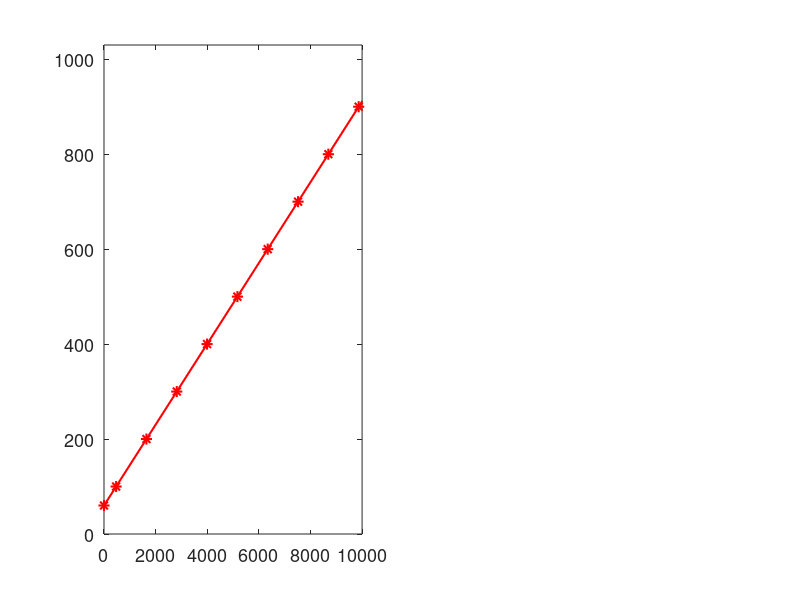

The MATLAB source for this figure: (Note: this script raises an error after producing the figure.)
%% --------battery relate to Vmax----------
clear,clc
load ./data/data_factor
% Ex=0:10000;
% Ey=max(Wmax-Wmin)*10/8*Ex;
Ey=0:100:1000;
% Ex=8/10/max(Wmax-Wmin)*Ey; %Ex: Vmax; Ey: Emax
WW = max(Wmax - Wmin);
Ex = (Ey - 30 * 2)/WW;

Ex_0 = 0;
Ey_0 = Ex_0 * WW + 60;
Ex(1) = 0;
Ey(1) = Ey_0;

figure(9)
subplot(1,2,1)
plot(Ex,Ey,'-*','color','r','MarkerSize',8,'linewidth',1.5)
hold on
axis([0 10000 0 1030])
set(gca,'FontSize',13)
ax=gca;
ax.YAxis.Exponent = 2;
ax.XAxis.Exponent = 3;
ax.XTick=[1:2:9]*1000;
xlabel('$V(V_{max})$','Interpreter','latex','FontSize',17)
ylabel('Required battery capacity (kWh)','FontSize',17)
legend({'ADMM'},'Location','northwest','FontSize',17)
set(gcf,'position',[5 300 600 400]) 
% set(gcf,'position',[5 300 600 400]) % left bottem width height
% saveas(gcf,'E:\Com\Ctex\new\pt9_E_Vmax','epsc')









% %% --------battery relate to Vmax----------
% clear,clc
% load ./data/data_factor
% % Ex=0:10000;
% % Ey=max(Wmax-Wmin)*10/8*Ex;
% Ey=0:100:1000;
% Ex=8/10/max(Wmax-Wmin)*Ey; %Ex: Vmax; Ey: Emax
% 
% figure(9)
% subplot(1,2,1)
% plot(Ex,Ey,'-*','color','r','MarkerSize',8,'linewidth',1.5)
% hold on
% axis([0 10000 0 1030])
% set(gca,'FontSize',13)
% ax=gca;
% ax.YAxis.Exponent = 2;
% ax.XAxis.Exponent = 3;
% ax.XTick=[1:2:9]*1000;
% xlabel('$V(V_{max})$','Interpreter','latex','FontSize',17)
% ylabel('Required battery capacity (kWh)','FontSize',17)
% legend({'ADMM'},'Location','northwest','FontSize',17)
% set(gcf,'position',[5 300 600 400]) 
% % set(gcf,'position',[5 300 600 400]) % left bottem width height
% % saveas(gcf,'E:\Com\Ctex\new\pt9_E_Vmax','epsc')



